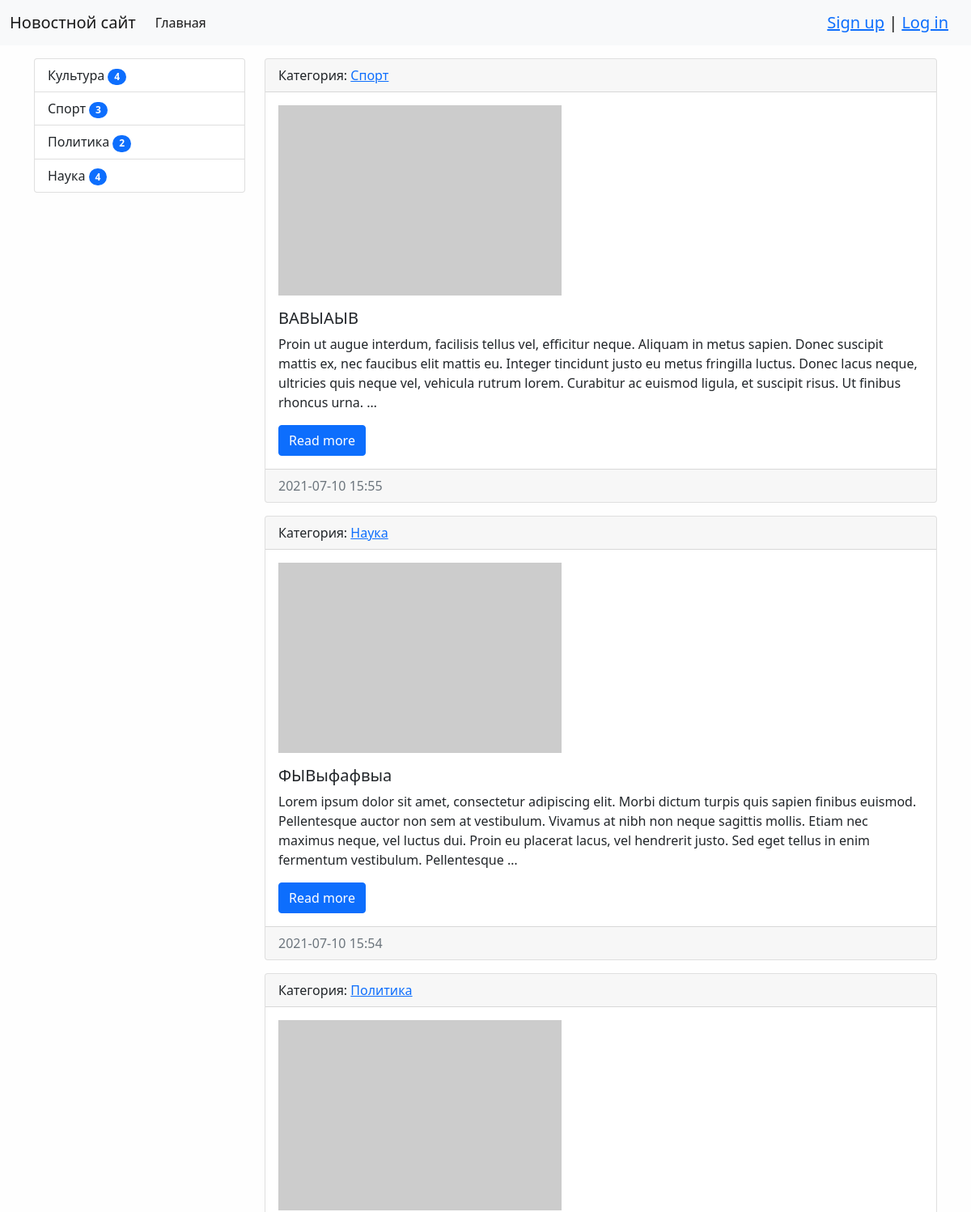
/ (upper part), run on an earlier commit of the app's database.
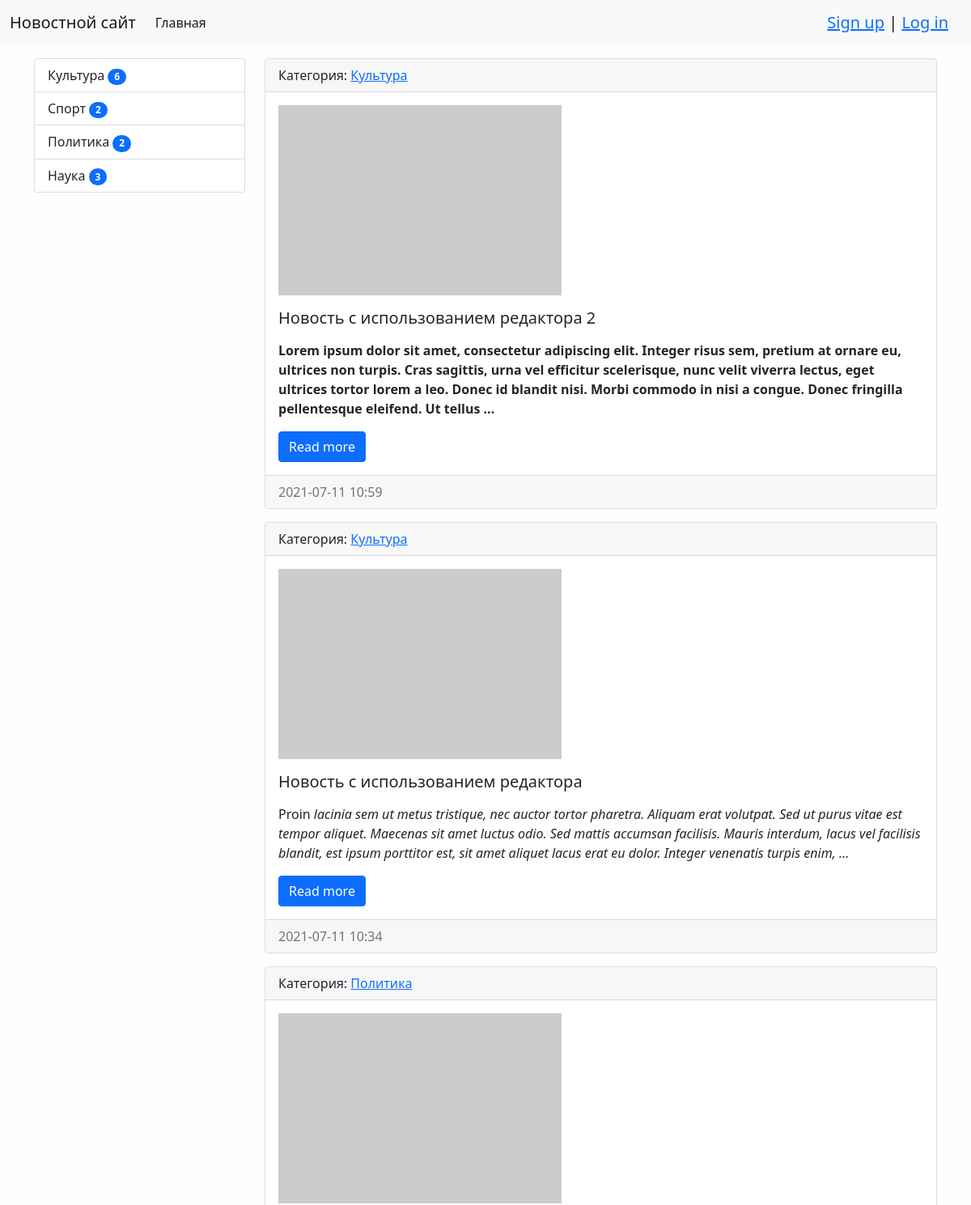
And on a later commit of the database.
### news/models.py (models this page shows, shortened)
class Category(models.Model):
    title = models.CharField(max_length=150, verbose_name='Наименование', db_index=True)
    class Meta:
        verbose_name = 'Категория'
        verbose_name_plural = 'Категории'
        ordering = ['title']
    def __str__(self):
        return self.title
    def get_absolute_url(self):
        return reverse('index', kwargs={'category_id': self.pk})

class News(models.Model):
    title = models.CharField(max_length=150, verbose_name='Название')
    content = models.TextField(verbose_name='Содержание')
    creation_date = models.DateTimeField(auto_now_add=True, verbose_name='Создано')
    update_date = models.DateTimeField(auto_now=True, verbose_name='Обновлено')
    photo = models.ImageField(upload_to='photos/%Y/%m/%d/', verbose_name='Фото', blank=True)
    is_published = models.BooleanField(default=True, verbose_name='Опубликовано')
    views = models.IntegerField(default=0)
    category = models.ForeignKey('Category', on_delete=models.PROTECT, verbose_name='Категория')
    class Meta:
        verbose_name = 'Новость'
        verbose_name_plural = 'Новости'
        ordering = ['-creation_date', 'title']
    def get_absolute_url(self):
        return reverse('news_one', kwargs={'pk': self.pk})

### news/views.py (the view)
# urls.py: path('', HomeNews.as_view(), name='home'),
class HomeNews(MyMixin, ListView):
    model = News
    template_name = 'news/index.html'  # шаблон, по умолчанию news/news_list.html для ListView
    context_object_name = 'news'  # Объект в шаблоне, по умолчанию object_list для ListView
    mixin_prop = 'hello world'  # Пример работы примеси
    paginate_by = 5
    def get_context_data(self, *, object_list=None, **kwargs):
        context = super().get_context_data(**kwargs)  # Сохраняем старые значения
        context['title'] = 'Главная страница'  # Добавляем новые значения
        context['mixin_prop'] = self.get_upper_prop()
        return context
    def get_queryset(self):
        return News.objects.filter(is_published=True).select_related('category')

### news/templatetags/news_tags.py (called while the page is built)
@register.simple_tag()
def get_categories():
    return Category.objects.annotate(amount=Count('news', filter=F('news__is_published'))).filter(amount__gt=0)

### news/utils.py (called while the page is built)
    def get_upper_prop(self):
        return self.mixin_prop.upper()

### news/templates/news/index.html (shortened to what this page needs)
{% extends 'base.html' %}
{% block sidebar %}
{% include 'inc/_sidebar.html' %}
{% endblock sidebar %}
{% block content %}
{% for item in news %}
    <div class="card mb-3">
        <div class="card-header">
            Категория: <a href="{{ item.category.get_absolute_url }}">{{ item.category }}</a>
        </div>
        <div class="card-body">
            <div class="media">
                {% if item.photo %}
                <img class="mb-3" src="{{ item.photo.url }}" alt="" width="350">
                {% else %}
                <img class="mb-3" src="https://picsum.photos/350/235/?blur=2" alt="">
                {% endif %}
            </div>
            <div class="media-body">
                <h5 class="card-title">{{ item.title }}</h5>
                {% autoescape off %}
                <p class="card-text">{{ item.content | truncatewords_html:50}}</p>
                {% endautoescape %}
                <a href="{{ item.get_absolute_url }}" class="btn btn-primary">Read more</a>
            </div>
        </div>
        <div class="card-footer text-muted">
            {{ item.creation_date | date:"Y-m-d H:i" }}
        </div>
    </div>
{% empty %}
    <p>Новостей нет</p>
{% endfor %}
{% endblock content %}

### templates/base.html (shortened to what this page needs)
<!doctype html>
{% load static %}
<html lang="en">
<head>
    <link href="{% static 'bootstrap/css/bootstrap.min.css' %}" rel="stylesheet">
    <link href="{% static 'css/style.css' %}" rel="stylesheet">
</head>
<body>
{% include 'inc/_nav.html' %}
<div class="container mt-3">
    <div class="row">
        <div class="col-md-3">
            {% block sidebar %}Sidebar{% endblock %}
        </div>
        <div class="col-md-9">
            {% block content %}Content{% endblock content %}
        </div>
    </div>
</div>
</body>
</html>

### templates/inc/_nav.html (shortened to what this page needs)
<nav class="navbar navbar-expand-lg navbar-light bg-light">
    <div class="container-fluid">
        <a class="navbar-brand" href="{% url 'home' %}">Новостной сайт</a>
        <div class="collapse navbar-collapse" id="navbarSupportedContent">
            <ul class="navbar-nav me-auto mb-2 mb-lg-0">
                <li class="nav-item">
                    <a class="nav-link active" aria-current="page" href="{% url 'home' %}">Главная</a>
                </li>
            </ul>
            <span class="navbar-brand mb-0 h1">
                {% if request.user.is_authenticated %}
                    <span> {{ user.username }} | <a href="{% url 'log_out' %}">Выход</a></span>
                {% else %}
                    <a href="{% url 'sign_up' %}">Sign up</a>
                        <span> | </span>
                     <a href="{% url 'log_in' %}">Log in</a>
                {% endif %}
            </span>
        </div>
    </div>
</nav>

### templates/inc/_sidebar.html (shortened to what this page needs)
{% load news_tags %}
<div class="list-group">
    {% get_categories as categories %}
    {% for item in categories %}
    <a href="{{ item.get_absolute_url }}" class="list-group-item list-group-item-action">
        {{ item.title }} <span class="badge bg-primary rounded-pill">{{ item.amount }}</span>
    </a>
    {% endfor %}
</div>

### mysite/static/css/style.css (style rules this page uses)
body { background-color: #fefefe; }

What changed in the data, as far as the page shows it:
removed News: category "Спорт", title "ВАВЫАЫВ", content "Proin ut augue interdum, facilisis tellus vel, efficitur neque. Aliquam in metus sapien. Donec suscipit mattis ex, nec faucibus elit mattis eu. Integer tincidunt justo eu metus fringilla luctus. Donec lacus neque, ultricies quis neque vel, vehicula rutrum lorem. Curabitur ac euismod ligula, et suscipit risus. Ut finibus rhoncus urna. …", creation_date "2021-07-10 15:55"
removed News: category "Наука", title "ФЫВыфафвыа", content "Lorem ipsum dolor sit amet, consectetur adipiscing elit. Morbi dictum turpis quis sapien finibus euismod. Pellentesque auctor non sem at vestibulum. Vivamus at nibh non neque sagittis mollis. Etiam nec maximus neque, vel luctus dui. Proin eu placerat lacus, vel hendrerit justo. Sed eget tellus in enim fermentum vestibulum. Pellentesque …", creation_date "2021-07-10 15:54"
computed for Category "Культура": amount "4" → "6"
computed for Category "Спорт": amount "3" → "2"
computed for Category "Наука": amount "4" → "3"
added News: category "Культура", title "Новость с использованием редактора 2", content "Lorem ipsum dolor sit amet, consectetur adipiscing elit. Integer risus sem, pretium at ornare eu, ultrices non turpis. Cras sagittis, urna vel efficitur scelerisque, nunc velit viverra lectus, eget ultrices tortor lorem a leo. Donec id blandit nisi. Morbi commodo in nisi a congue. Donec fringilla pellentesque eleifend. Ut tellus …", creation_date "2021-07-11 10:59"
added News: category "Культура", title "Новость с использованием редактора", content "Proin lacinia sem ut metus tristique, nec auctor tortor pharetra. Aliquam erat volutpat. Sed ut purus vitae est tempor aliquet. Maecenas sit amet luctus odio. Sed mattis accumsan facilisis. Mauris interdum, lacus vel facilisis blandit, est ipsum porttitor est, sit amet aliquet lacus erat eu dolor. Integer venenatis turpis enim, …", creation_date "2021-07-11 10:34"
